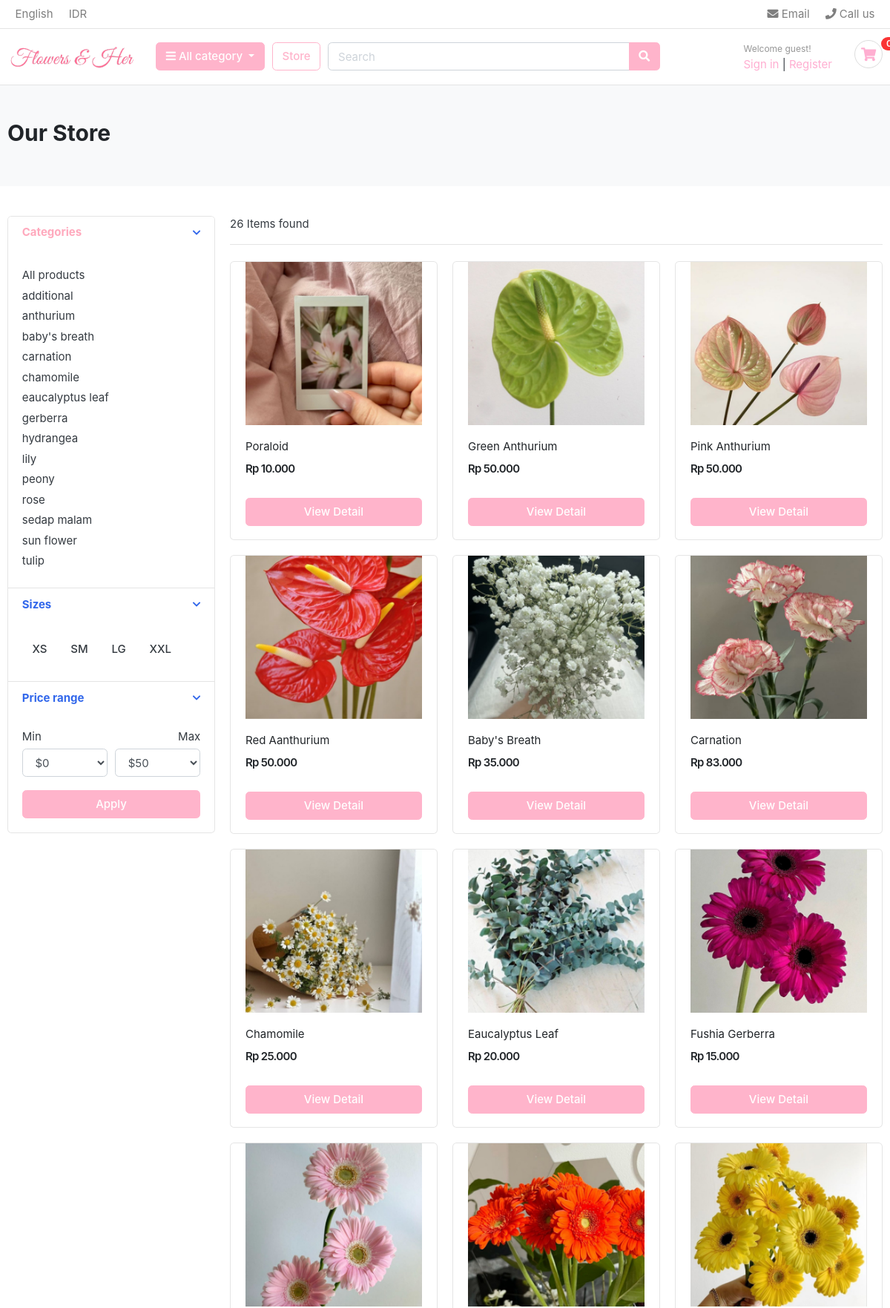
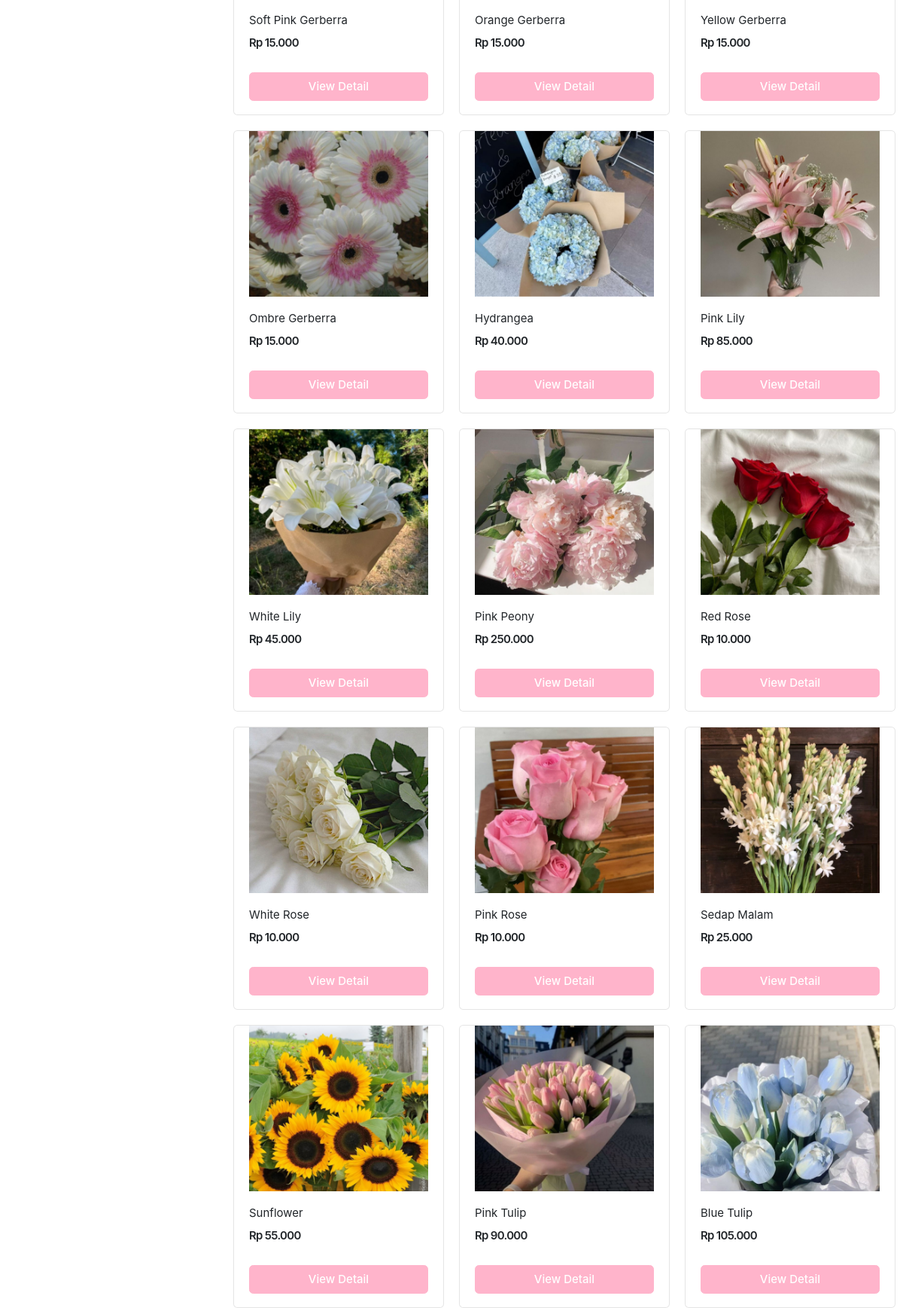
/store/ (upper part), run on the app's committed database (2 pictures, top to bottom).
### category/models.py (models this page shows, shortened)
class Category(models.Model):
    category_name = models.CharField(max_length=50, unique=True)
    slug = models.SlugField(max_length=50, unique=True )
    cat_image = models.ImageField(upload_to="photos/categories", blank=True)
    class Meta:
        verbose_name = "category"
        verbose_name_plural = "categories"

### store/models.py (models this page shows, shortened)
class Product(models.Model):
    product_name    = models.CharField(max_length=255, unique=True)
    slug            = models.SlugField(max_length=255, unique=True)
    description     = models.TextField(blank=True)
    stock           = models.IntegerField()
    price           = models.IntegerField()
    image           = models.ImageField(upload_to="photos/products")
    is_available    = models.BooleanField(default=True)
    category        = models.ForeignKey(Category,on_delete=models.CASCADE)
    created_date    = models.DateTimeField(auto_now_add=True)
    modified_date   = models.DateTimeField(auto_now = True )

### store/views.py (the view)
# urls.py: path("", views.index, name="index"),
def index(request, category_id = None):
    categories = None
    products = None
    if category_id is not None:
        categories = get_object_or_404(Category,slug= category_id)
        products = Product.objects.all().filter(category=categories, is_available = True)
        product_count = products.count()
    else:
        products = Product.objects.all().filter(is_available=True).order_by('id')
        product_count = products.count()
    context ={
        "products" : products,
        "jumlah" : product_count,
    }
    return render(request, "store/store.html", context)

### cart/context_processors.py (called while the page is built)
def jumlah(request):
    jum =0
    try:
        cart = Cart.objects.get(cart_id=_add_cart_session_key(request))
        cart_items = CartItem.objects.filter(cart= cart, is_active=True)
        for cart_item in cart_items:
            jum+= cart_item.cart_quantity
    except:
        jum=0
    return dict(jum = jum)

### cart/views.py (called while the page is built)
def _add_cart_session_key(request):
    cart = request.session.session_key
    if not cart:
        cart= request.session.create()
    return cart

### category/context_processors.py (called while the page is built)
def menu_category(request):
    links = Category.objects.all()
    return dict(links=links )

### templates/store/store.html (shortened to what this page needs)
{% extends "base.html" %}
{% load static %}
{% block content %}
<section class="section-pagetop bg">
<div class="container">
	{% if "search" in request.path %}
	<h2 class="title-page">Search Result</h2>
	{% else %}
	<h2 class="title-page">Our Store</h2>
	{% endif %}
</div>
</section>
<section class="section-content padding-y">
<div class="container">
<div class="row">
	<aside class="col-md-3">
<div class="card">
	<article class="filter-group">
		<header class="card-header">
			<a href="#" data-toggle="collapse" data-target="#collapse_1" aria-expanded="true" class="">
				<i class="icon-control fa fa-chevron-down"></i>
				<h6 class="product-link-pink">Categories</h6>
			</a>
		</header>
		<div class="filter-content collapse show" id="collapse_1" style="">
			<div class="card-body">
				<ul class="list-menu product-link">
				<li><a href="{% url "store:index"%}">All products  </a></li>
			{% for category in links  %}
				<li><a href="{% url "store:category" category.slug %}">{{category.category_name}} </a></li>
			{% endfor %}
				</ul>
			</div>
		</div>
	</article>
	<article class="filter-group">
		<header class="card-header">
			<a href="#" data-toggle="collapse" data-target="#collapse_4" aria-expanded="true" class="">
				<i class="icon-control fa fa-chevron-down"></i>
				<h6 class="title">Sizes </h6>
			</a>
		</header>
		<div class="filter-content collapse show" id="collapse_4" style="">
			<div class="card-body">
			  <label class="checkbox-btn">
			    <span class="btn"> XS </span>
			  </label>
			  <label class="checkbox-btn">
			    <span class="btn"> SM </span>
			  </label>
			  <label class="checkbox-btn">
			    <span class="btn"> LG </span>
			  </label>
			  <label class="checkbox-btn">
			    <span class="btn"> XXL </span>
			  </label>
		</div>
		</div>
	</article>
	<article class="filter-group">
		<header class="card-header">
			<a href="#" data-toggle="collapse" data-target="#collapse_3" aria-expanded="true" class="">
				<i class="icon-control fa fa-chevron-down"></i>
				<h6 class="title">Price range </h6>
			</a>
		</header>
		<div class="filter-content collapse show" id="collapse_3" style="">
			<div class="card-body">
				<div class="form-row">
				<div class="form-group col-md-6">
				  <label>Min</label>
				  	<select class="mr-2 form-control">
						<option value="0">$0</option>
					</select>
				</div>
				<div class="form-group text-right col-md-6">
				  <label>Max</label>
				  	<select class="mr-2 form-control">
						<option value="50">$50</option>
					</select>
				</div>
				</div>
				<button class="btn btn-block btn-pink">Apply</button>
			</div>
		</div>
	</article>
</div>
	</aside>
	<main class="col-md-9">
<header class="border-bottom mb-4 pb-3">
		<div class="form-inline">
			<span class="mr-md-auto">{{jumlah}} Items found </span>
		</div>
</header>
<div class="row">
	{% for product in products %}
	<div class="col-md-4">
		<figure class="card card-product-grid">
			<div class="img-wrap">
				<img href="{% url "store:product_detail" product.category.slug product.slug %}" src="{{product.image.url}}">
			</div>
			<figcaption class="info-wrap">
				<div class="fix-height">
					<a href="{% url "store:product_detail" product.category.slug product.slug %}" class="product-link">{{product.product_name}}</a>
					<div class="price-wrap mt-2">
						<span class="price" data-price="{{product.price}}"></span>
					</div>
				</div>
				<a href="{% url "store:product_detail" product.category.slug product.slug %}" class="btn btn-block btn-pink">View Detail </a>
			</figcaption>
		</figure>
	</div>
	{% endfor %}
</div>
	</main>
</div>
</div>
</section>
{% endblock content %}

### static/css/ui.css (style rules this page uses)
html { font-family: "Inter", sans-serif; font-size: 15px; }
.img-wrap { text-align: center; display: block; }
.img-wrap img { max-width: 100%; }
.price-wrap { letter-spacing: -0.7px; }
.padding-y { padding-top: 40px; padding-bottom: 40px; }
figure { margin-bottom: 0; }
article:after, .form-group:after { display: block; clear: both; content: ""; }
.bg { background-color: #f8f9fa; }
.title-page { color: #212529; }
[class*=list-] li:after { visibility: hidden; display: block; content: ""; overflow: hidden; height: 0; clear: both; }
.list-menu { list-style: none; margin: 0; padding-left: 0; }
.list-menu li { margin-bottom: 5px; }
.list-menu a { color: #343a40; }
[class*=card-product] .img-wrap { overflow: hidden; position: relative; }
[class*=card-product] .img-wrap img { height: 100%; max-width: 100%; width: auto; display: inline-block; -o-object-fit: cover; object-fit: cover; }
.card-product-grid { margin-bottom: 20px; }
.card-product-grid .img-wrap { border-radius: 0.2rem 0.2rem 0 0; height: 220px; }
.card-product-grid .info-wrap { overflow: hidden; padding: 18px 20px; }
.card-product-grid .fix-height { height: 80px; overflow: hidden; }
.card .img-wrap { overflow: hidden; }
.price { font-weight: 600; color: #212529; }
.icon-control { margin-top: 5px; float: right; font-size: 80%; }
.card-header .title { margin-bottom: 0; line-height: 1.5; }
.filter-group { border-bottom: 1px solid #e4e4e4; }
.filter-group .card-header { border-bottom: 0; }
.filter-group:last-child { border-bottom: 0; }
.checkbox-btn { position: relative; }
.section-pagetop { padding: 45px 0; }

### static/css/tambahan.css (style rules this page uses)
.product-link { text-decoration: none; color: #212529; transition: color 0.3s ease; }
.product-link-pink { text-decoration: none; color: #ffa9bd !important; transition: color 0.3s ease; }

### data on the page
Category: category_name "additional"
Category: category_name "anthurium"
Category: category_name "baby's breath"
Category: category_name "carnation"
Category: category_name "chamomile"
Category: category_name "eaucalyptus leaf"
Category: category_name "gerberra"
Category: category_name "hydrangea"
Category: category_name "lily"
Category: category_name "peony"
Category: category_name "rose"
Category: category_name "sedap malam"
Category: category_name "sun flower"
Category: category_name "tulip"
Product: image (picture), product_name "Poraloid"
Product: image (picture), product_name "Green Anthurium"
Product: image (picture), product_name "Pink Anthurium"
Product: image (picture), product_name "Red Aanthurium"
Product: image (picture), product_name "Baby's Breath"
Product: image (picture), product_name "Carnation"
Product: image (picture), product_name "Chamomile"
Product: image (picture), product_name "Eaucalyptus Leaf"
Product: image (picture), product_name "Fushia Gerberra"
Product: image (picture), product_name "Soft Pink Gerberra"
Product: image (picture), product_name "Orange Gerberra"
Product: image (picture), product_name "Yellow Gerberra"
Product: image (picture), product_name "Ombre Gerberra"
Product: image (picture), product_name "Hydrangea"
Product: image (picture), product_name "Pink Lily"
Product: image (picture), product_name "White Lily"
Product: image (picture), product_name "Pink Peony"
Product: image (picture), product_name "Red Rose"
Product: image (picture), product_name "White Rose"
Product: image (picture), product_name "Pink Rose"
Product: image (picture), product_name "Sedap Malam"
Product: image (picture), product_name "Sunflower"
Product: image (picture), product_name "Pink Tulip"
Product: image (picture), product_name "Blue Tulip"

### other printed values
{{ jumlah }} "26"
